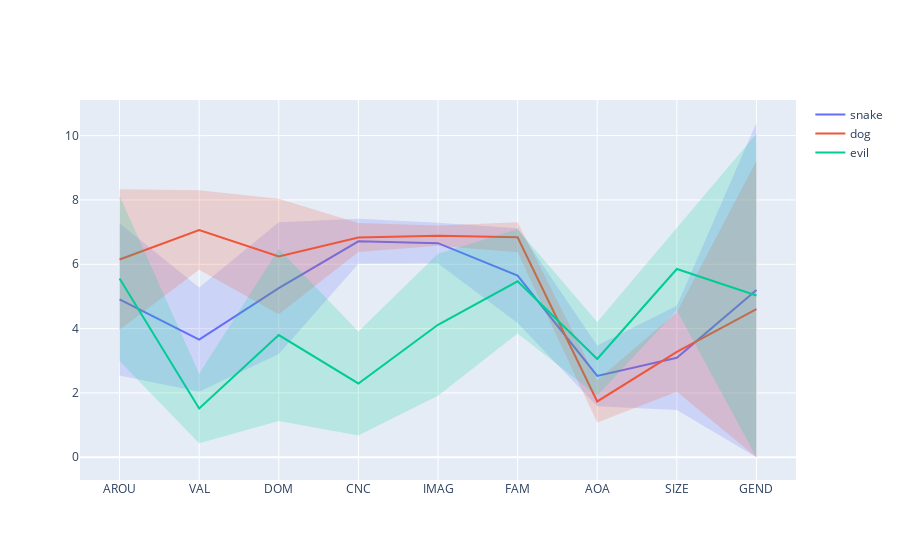

Here is the notebook cell this chart was saved with:
### Code cell
viz_GlasgowR(['snake','dog','evil'], glasgow)

### Figure 1 — Plotly figure (JSON) as saved in the notebook; plotly's stock layout.template omitted (floating-point values rounded to 4 significant figures)
{"data": [{"line": {"color": "#636EFA"}, "mode": "lines", "name": "snake", "showlegend": true, "type": "scatter", "x": [1, 2, 3, 4, 5, 6, 7, 8, 9], "y": [4.909, 3.657, 5.257, 6.714, 6.657, 5.647, 2.529, 3.091, 5.2]}, {"fill": "toself", "fillcolor": "rgba(99, 110, 250, 0.2)", "hoverinfo": "skip", "line": {"color": "rgba(255,255,255,0)"}, "showlegend": false, "type": "scatter", "x": [1, 2, 3, 4, 5, 6, 7, 8, 9, 9, 8, 7, 6, 5, 4, 3, 2, 1], "y": [7.275, 5.277, 7.304, 7.414, 7.287, 7.12, 3.476, 4.712, 10.4, 0, 1.47, 1.582, 4.174, 6.027, 6.014, 3.21, 2.037, 2.543]}, {"line": {"color": "#EF553B"}, "mode": "lines", "name": "dog", "showlegend": true, "type": "scatter", "x": [1, 2, 3, 4, 5, 6, 7, 8, 9], "y": [6.147, 7.067, 6.242, 6.833, 6.889, 6.84, 1.735, 3.273, 4.606]}, {"fill": "toself", "fillcolor": "rgba(239, 85, 59, 0.2)", "hoverinfo": "skip", "line": {"color": "rgba(255,255,255,0)"}, "showlegend": false, "type": "scatter", "x": [1, 2, 3, 4, 5, 6, 7, 8, 9, 9, 8, 7, 6, 5, 4, 3, 2, 1], "y": [8.332, 8.304, 8.035, 7.286, 7.203, 7.303, 2.391, 4.511, 9.212, 0, 2.035, 1.079, 6.377, 6.575, 6.38, 4.449, 5.83, 3.962]}, {"line": {"color": "#00CC96"}, "mode": "lines", "name": "evil", "showlegend": true, "type": "scatter", "x": [1, 2, 3, 4, 5, 6, 7, 8, 9], "y": [5.559, 1.514, 3.8, 2.294, 4.118, 5.469, 3.057, 5.853, 5.029]}, {"fill": "toself", "fillcolor": "rgba(0, 204, 150, 0.2)", "hoverinfo": "skip", "line": {"color": "rgba(255,255,255,0)"}, "showlegend": false, "type": "scatter", "x": [1, 2, 3, 4, 5, 6, 7, 8, 9, 9, 8, 7, 6, 5, 4, 3, 2, 1], "y": [8.128, 2.593, 6.471, 3.912, 6.325, 7.089, 4.202, 7.139, 10.06, 0, 4.567, 1.912, 3.849, 1.911, 0.676, 1.129, 0.435, 2.99]}], "layout": {"autosize": true, "xaxis": {"autorange": true, "range": [0.5282, 9.472], "tickmode": "array", "ticktext": ["AROU", "VAL", "DOM", "CNC", "IMAG", "FAM", "AOA", "SIZE", "GEND"], "tickvals": [1, 2, 3, 4, 5, 6, 7, 8, 9], "type": "linear"}, "yaxis": {"autorange": true, "range": [-0.8583, 11.26], "type": "linear"}}}
